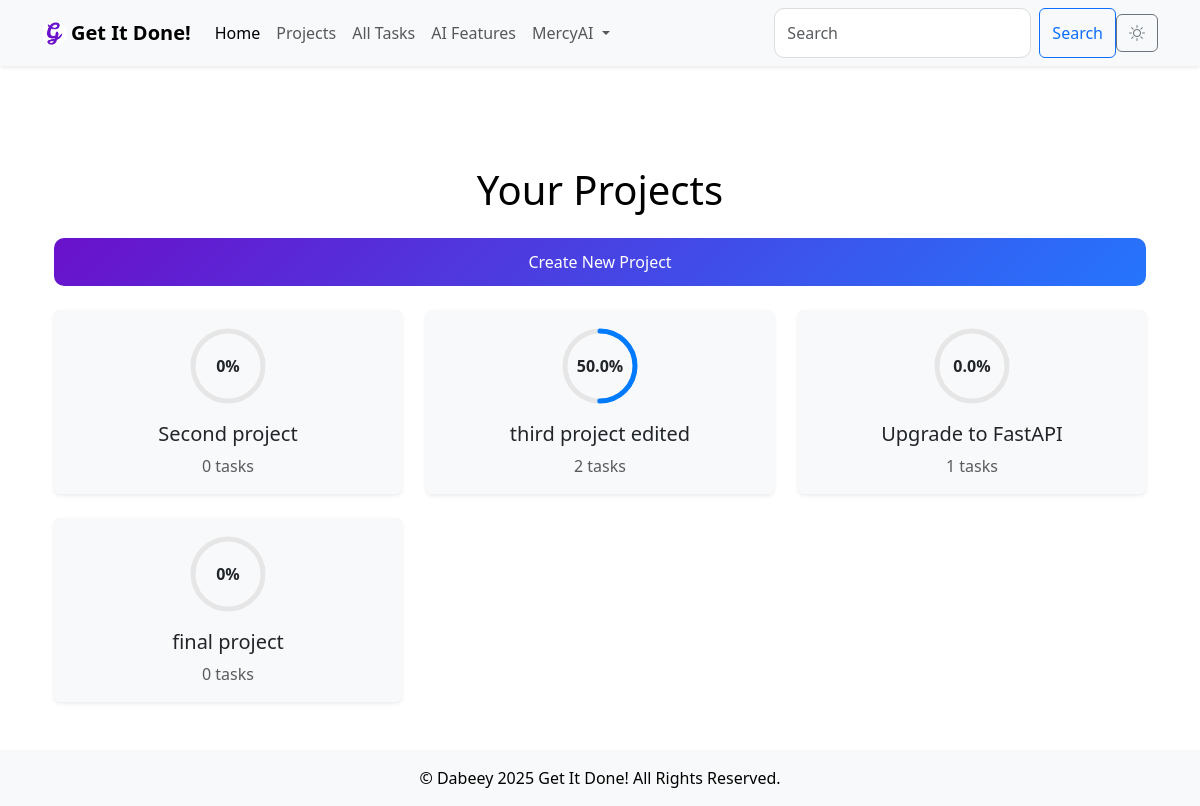
Page /projects (signed in) on the earlier database version.
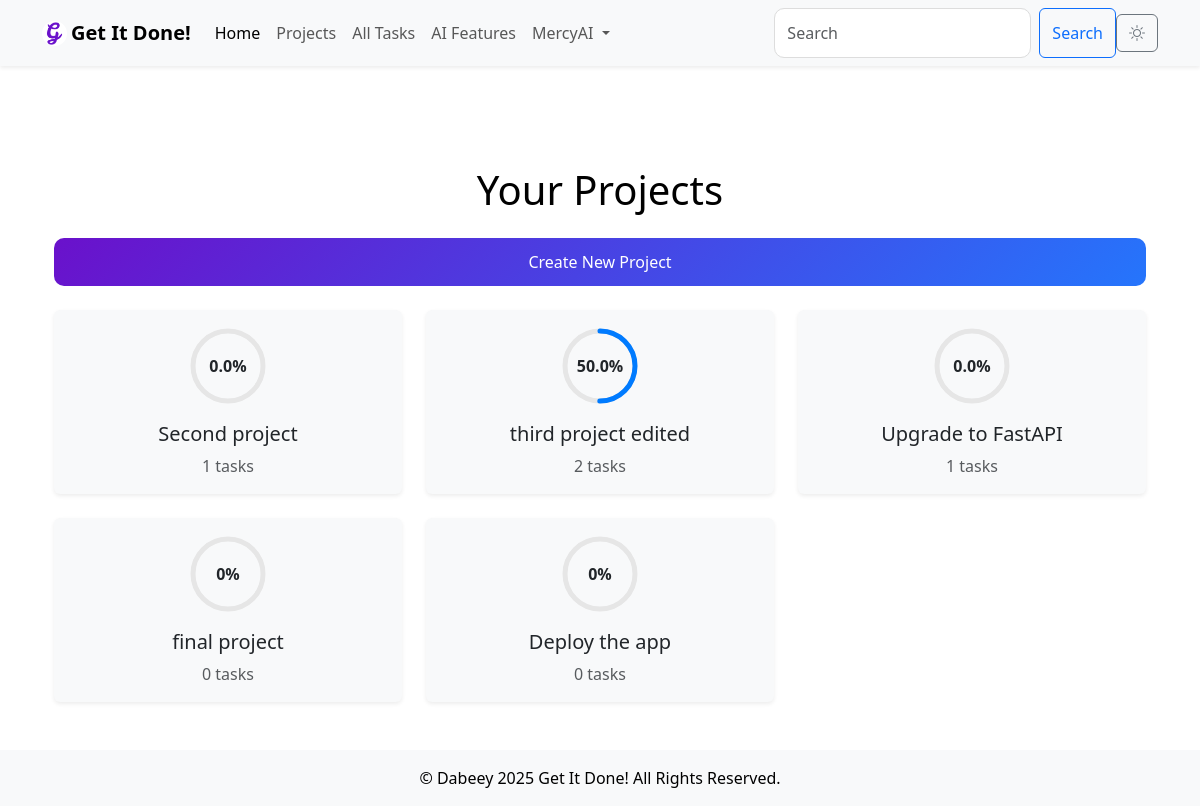
Same page on the later database version.
### models.py (models this page shows, shortened)
class Project(db.Model):
    id = db.Column(db.Integer, primary_key=True)
    name = db.Column(db.String(200), nullable=False, unique=True)
    description = db.Column(db.Text, nullable=True)
    deadline = db.Column(db.DateTime, nullable=True)
    created_at = db.Column(db.DateTime, default=db.func.current_timestamp())
    updated_at = db.Column(db.DateTime, default=db.func.current_timestamp(), onupdate=db.func.current_timestamp())
    owner_id = db.Column(db.Integer, db.ForeignKey('user.id'), nullable=False, index=True)  # Project owner
    owner = db.relationship('User', backref='projects')  # Link to the User model
    tasks = db.relationship('Task', backref='project', lazy='select')  # Link to the Task model

### main.py (the view)
@app.route('/projects', methods=['GET'])
@login_required
def projects():
    projects = Project.query.filter_by(owner_id=current_user.id).all()
    for project in projects:
        project.tasks = Task.query.filter_by(project_id=project.id).all()
    serialized_projects = [serialize_project(project) for project in projects]
    return render_template(
        'projects.html',
        projects=projects,
        serialized_projects=serialized_projects,
        form=BaseForm(),
        TaskStatus=TaskStatus
    )

### main.py
class BaseForm(FlaskForm):
    pass    #Create an instance of the form class in every route that requires CSRF protection ie form = BaseForm()

### main.py (called while the page is built)
@login_manager.user_loader
def load_user(user_id):
    return User.query.get(int(user_id))

def serialize_project(project):
    return {
        "id": project.id,
        "name": project.name,
        "tasks": [
            {
                "id": task.id,
                "title": task.title,
                "status": task.status.value,
                "due_date": task.due_date.strftime('%Y-%m-%d') if task.due_date else None
            }
            for task in project.tasks
        ]
    }

### templates/projects.html (shortened to what this page needs)
{% extends 'base.html' %}
{% block content %}
<div class="container mt-5">
    <h1 class="text-center mb-4">Your Projects</h1>
    <div class="text-end mb-4">
        <a href="{{ url_for('add_project') }}" class="btn btn-primary">Create New Project</a>
    </div>
    {% if projects|length > 0 %}
    <div class="row g-4">
        {% for project in projects %}
        <div class="col-md-4">
            <div class="card shadow-sm border-0 project-card" onclick="openProjectDetails({{ project.id }})">
                <div class="card-body text-center">
                    <div class="progress-ring mb-3">
                        {% set completed_tasks = project.tasks|selectattr('status', 'equalto', TaskStatus.Done)|list %}
                        {% set total_tasks = project.tasks|length %}
                        {% set progress = (completed_tasks|length / total_tasks * 100) if total_tasks > 0 else 0 %}
                        <svg class="progress-ring-svg" width="80" height="80">
                            <circle class="progress-ring-bg" cx="40" cy="40" r="35"></circle>
                            <circle class="progress-ring-fg" cx="40" cy="40" r="35" style="stroke-dasharray: 220; stroke-dashoffset: {{ 220 - (progress / 100 * 220) }};"></circle>
                        </svg>
                        <div class="progress-ring-text">{{ progress|round(0) }}%</div>
                    </div>
                    <h5 class="card-title">{{ project.name }}</h5>
                    <p class="card-text text-muted">{{ total_tasks }} tasks</p>
                </div>
            </div>
        </div>
        {% endfor %}
    </div>
    {% else %}
    <div class="alert alert-info text-center" role="alert">
        No projects available. Start by creating a new project!
    </div>
    {% endif %}
</div>
{% endblock %}

Differences in the rows shown:
computed for Project "Second project": progress "0" → "0.0"; owner "0" → "1"
added Project: progress "0", name "Deploy the app", total_tasks "0"
